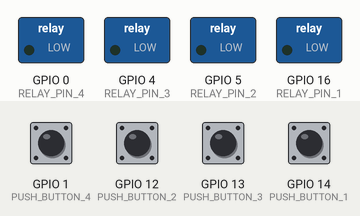
Recording of a sketch running on a simulated ESP8266 (NodeMCU). Shown: switched loads named in the sketch (green lamp = pin HIGH). The inputs (shaded band) are chosen by the test bench; at power-on: GPIO 1 (PUSH_BUTTON_4), GPIO 12 (PUSH_BUTTON_2), GPIO 13 (PUSH_BUTTON_3), GPIO 14 (PUSH_BUTTON_1) HIGH. WiFi joins after 1.5 s; servers stay silent unless stated.

Above: at 3.0 s.
3.1 s: GPIO 1 (PUSH_BUTTON_4) pulled LOW for 1 s
At 3.9 s:
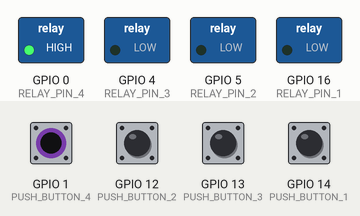
5.6 s: GPIO 12 (PUSH_BUTTON_2) pulled LOW for 1 s
At 7.0 s:
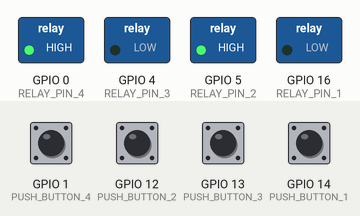
8.1 s: GPIO 13 (PUSH_BUTTON_3) pulled LOW for 1 s
At 8.9 s:
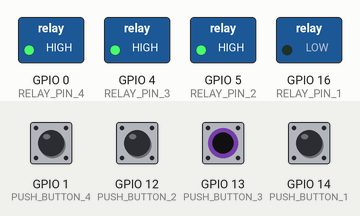
10.6 s: GPIO 14 (PUSH_BUTTON_1) pulled LOW for 1 s
At 12.0 s:
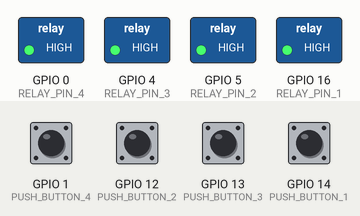
13.1 s: GPIO 1 (PUSH_BUTTON_4) pulled LOW for 1 s
At 13.8 s:
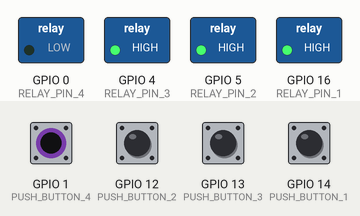
15.6 s: GPIO 12 (PUSH_BUTTON_2) pulled LOW for 1 s
At 16.9 s:
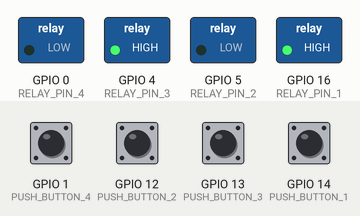
Timing chart, 0 to 18.6 s (numbered marks = the images above; inputs shaded):
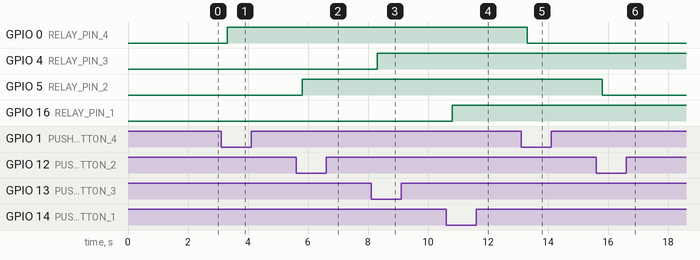

The sketch:

blynk_switch_feedback.ino
```cpp
//Blynk Home Automation with Physical Button and ON OFF State Feedback


#define BLYNK_PRINT Serial
#include <ESP8266WiFi.h>
#include <BlynkSimpleEsp8266.h>
#include <ESP8266mDNS.h>  // For OTA with ESP8266
#include <WiFiUdp.h>  // For OTA
#include <ArduinoOTA.h>  // For OTA


BlynkTimer timer;

void checkPhysicalButton();

int relay1State = LOW;
int pushButton1State = HIGH;

int relay2State = LOW;
int pushButton2State = HIGH;

int relay3State = LOW;
int pushButton3State = HIGH;

int relay4State = LOW;
int pushButton4State = HIGH;

#define AUTH "---------------------------"  // You should get Auth Token in the Blynk App.
#define WIFI_SSID "------"                   //Enter Wifi Name
#define WIFI_PASS "------"                   //Enter wifi Password

#define SERVER "blynk-cloud.com "             // Comment-out if use Blynk hosted cloud service
#define PORT 8442

#define RELAY_PIN_1      16   //D0
#define RELAY_PIN_2       5   //D1
#define RELAY_PIN_3       4   //D2
#define RELAY_PIN_4       0   //D3


#define PUSH_BUTTON_1    14   //D5
#define PUSH_BUTTON_2    12   //D6
#define PUSH_BUTTON_3    13   //D7
#define PUSH_BUTTON_4     1   //TX


#define VPIN_BUTTON_2    V12
#define VPIN_BUTTON_1    V13
#define VPIN_BUTTON_3    V14
#define VPIN_BUTTON_4    V15


#define OTA_HOSTNAME "Home_Automation"


BLYNK_CONNECTED() {

  // Request the latest state from the server

  Blynk.syncVirtual(VPIN_BUTTON_1);
  Blynk.syncVirtual(VPIN_BUTTON_2);
   Blynk.syncVirtual(VPIN_BUTTON_3);
  Blynk.syncVirtual(VPIN_BUTTON_4);

  // Alternatively, you could override server state using:
 Blynk.virtualWrite(VPIN_BUTTON_1, relay1State);
 Blynk.virtualWrite(VPIN_BUTTON_2, relay2State);
 Blynk.virtualWrite(VPIN_BUTTON_3, relay3State);
 Blynk.virtualWrite(VPIN_BUTTON_4, relay4State);

}

// When App button is pushed - switch the state

BLYNK_WRITE(VPIN_BUTTON_1) {
  relay1State = param.asInt();
  digitalWrite(RELAY_PIN_1, relay1State);
}

BLYNK_WRITE(VPIN_BUTTON_2) {
  relay2State = param.asInt();
  digitalWrite(RELAY_PIN_2, relay2State);
}
BLYNK_WRITE(VPIN_BUTTON_3) {
  relay3State = param.asInt();
  digitalWrite(RELAY_PIN_3, relay3State);
}
BLYNK_WRITE(VPIN_BUTTON_4) {
  relay4State = param.asInt();
  digitalWrite(RELAY_PIN_4, relay4State);
}

void checkPhysicalButton()
{
  if (digitalRead(PUSH_BUTTON_1) == LOW) {
    // pushButton1State is used to avoid sequential toggles
    if (pushButton1State != LOW) {

      // Toggle Relay state
      relay1State = !relay1State;
      digitalWrite(RELAY_PIN_1, relay1State);

      // Update Button Widget
      Blynk.virtualWrite(VPIN_BUTTON_1, relay1State);
    }
    pushButton1State = LOW;
  } else {
    pushButton1State = HIGH;
  }

  if (digitalRead(PUSH_BUTTON_2) == LOW) {
    // pushButton2State is used to avoid sequential toggles
    if (pushButton2State != LOW) {

      // Toggle Relay state
      relay2State = !relay2State;
      digitalWrite(RELAY_PIN_2, relay2State);

      // Update Button Widget
      Blynk.virtualWrite(VPIN_BUTTON_2, relay2State);
    }
    pushButton2State = LOW;
  } else {
    pushButton2State = HIGH;
  }

  if (digitalRead(PUSH_BUTTON_3) == LOW) {
    // pushButton3State is used to avoid sequential toggles
    if (pushButton3State != LOW) {

      // Toggle Relay state
      relay3State = !relay3State;
      digitalWrite(RELAY_PIN_3, relay3State);

      // Update Button Widget
      Blynk.virtualWrite(VPIN_BUTTON_3, relay3State);
    }
    pushButton3State = LOW;
  } else {
    pushButton3State = HIGH;
  }

  if (digitalRead(PUSH_BUTTON_4) == LOW) {
    // pushButton4State is used to avoid sequential toggles
    if (pushButton4State != LOW) {

      // Toggle Relay state
      relay4State = !relay4State;
      digitalWrite(RELAY_PIN_4, relay4State);

      // Update Button Widget
      Blynk.virtualWrite(VPIN_BUTTON_4, relay4State);
    }
    pushButton4State = LOW;
  } else {
    pushButton4State = HIGH;
  }
}

void setup()
{

  Serial.begin(115200);
  Blynk.begin(AUTH, WIFI_SSID, WIFI_PASS,"blynk-cloud.com", 8442);
  ArduinoOTA.setHostname(OTA_HOSTNAME);  // For OTA - Use your own device identifying name
  ArduinoOTA.begin();  // For OTA

  pinMode(RELAY_PIN_1, OUTPUT);
  pinMode(PUSH_BUTTON_1, INPUT_PULLUP);
  digitalWrite(RELAY_PIN_1, relay1State);


  pinMode(RELAY_PIN_2, OUTPUT);
  pinMode(PUSH_BUTTON_2, INPUT_PULLUP);
  digitalWrite(RELAY_PIN_2, relay2State);


  pinMode(RELAY_PIN_3, OUTPUT);
  pinMode(PUSH_BUTTON_3, INPUT_PULLUP);
  digitalWrite(RELAY_PIN_3, relay3State);


  pinMode(RELAY_PIN_4, OUTPUT);
  pinMode(PUSH_BUTTON_4, INPUT_PULLUP);
  digitalWrite(RELAY_PIN_4, relay4State);

  // Setup a function to be called every 100 ms
  timer.setInterval(500L, checkPhysicalButton);
}

void loop()
{
  Blynk.run();
  ArduinoOTA.handle();  // For OTA
  timer.run();
}
```

Measured:
- after the input at 3.1 s, GPIO 0 (RELAY_PIN_4): LOW → HIGH after 0.21 s
- after the input at 5.6 s, GPIO 5 (RELAY_PIN_2): LOW → HIGH after 0.21 s
- after the input at 8.1 s, GPIO 4 (RELAY_PIN_3): LOW → HIGH after 0.21 s
- after the input at 10.6 s, GPIO 16 (RELAY_PIN_1): LOW → HIGH after 0.21 s
- after the input at 13.1 s, GPIO 0 (RELAY_PIN_4): HIGH → LOW after 0.21 s
- after the input at 15.6 s, GPIO 5 (RELAY_PIN_2): HIGH → LOW after 0.21 s
